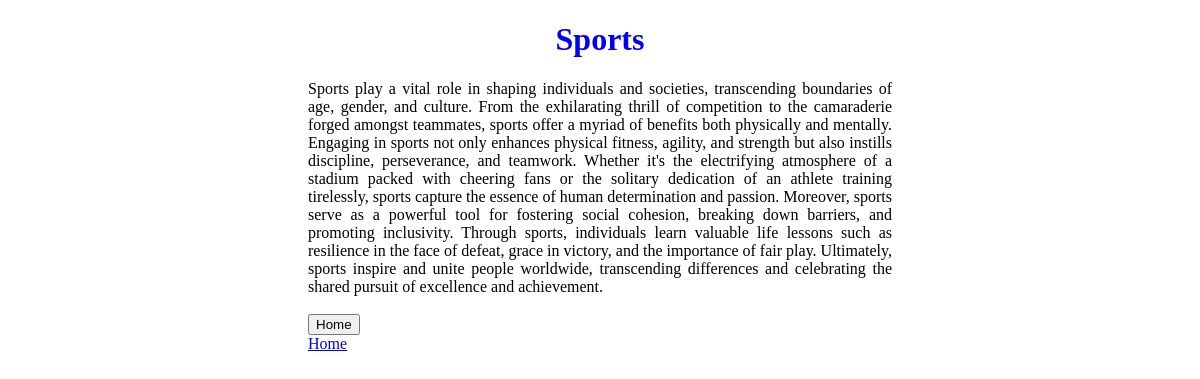
The page /view_post/1 on the database its author committed.
### blog_app/models.py (models this page shows, shortened)
class Post(models.Model):
    title = models.CharField(max_length = 50)
    created_at = models.DateTimeField(default = datetime.now())
    content = models.TextField()

### blog_app/views.py (the view)
# urls.py: path('view_post/<str:id>', views.view_post, name = 'view_post')
def view_post(request, id):
    post = Post.objects.get(id = id)
    return render(request, 'html/view_post.html', context = {'post': post})

### templates/html/view_post.html (shortened to what this page needs)
{% extends 'html/base.html' %}
{% block heading %} {{ post.title }} {% endblock %}
{% block body %}
<div class="view-post">
    <span> {{post.content }} </span> <br> <br>
    <button onclick = window.location.href="/home"> Home </button> <br>
    <a href="/home"> Home </a>
</div>
{% endblock %}

### templates/static/base.css (style rules this page uses)
.view-post { text-align: justify; padding-right: 300px; padding-left: 300px; }

### rows shown on the page
Post: title "Sports", content "Sports play a vital role in shaping individuals and societies, transcending boundaries of age, gender, and culture. From the exhilarating thrill of competition to the camaraderie forged amongst teammates, sports offer a myriad of benefits both physically and mentally. Engaging in sports not only enhances physical fitness, agility, and strength but also instills discipline, perseverance, and teamwork. Whether it's the electrifying atmosphere of a stadium packed with cheering fans or the solitary dedication of an athlete training tirelessly, sports capture the essence of human determination and passion. Moreover, sports serve as a powerful tool for fostering social cohesion, breaking down…"
